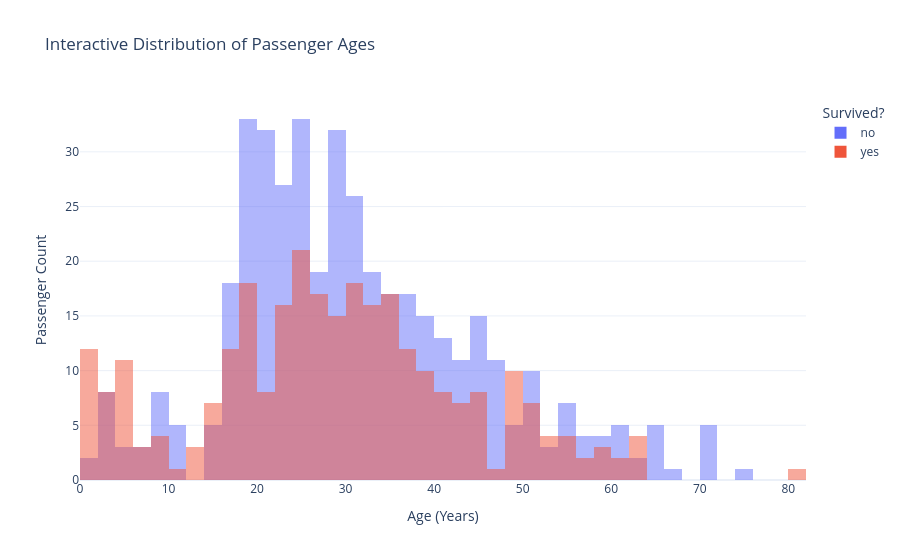

The notebook cell saved with this chart:
### Code cell
fig2 = px.histogram(
    df, 
    x='age', 
    color='alive',  
    barmode='overlay',
    hover_data=['pclass', 'sex'],  
    labels={'age': 'Age (Years)', 'count': 'Passenger Count', 'alive': 'Survived?', 'pclass': 'Class', 'sex': 'Gender'},
    title='Interactive Distribution of Passenger Ages'
)

fig2.update_layout(template='plotly_white', yaxis_title='Passenger Count')

fig2.write_html("titanic_histogram_age.html")
fig2.show()

### Figure 1 — Plotly figure (JSON) as saved in the notebook; plotly's stock layout.template omitted (floating-point values rounded to 4 significant figures; data arrays with more than 128 entries replaced by an {"elided": "..."} marker saying what was removed)
{"data": [{"bingroup": "x", "hovertemplate": "Survived?=no<br>Age (Years)=%{x}<br>count=%{y}<extra></extra>", "legendgroup": "no", "marker": {"color": "#636efa", "opacity": 0.5, "pattern": {"shape": ""}}, "name": "no", "orientation": "v", "showlegend": true, "type": "histogram", "x": {"elided": "549 float values"}, "xaxis": "x", "yaxis": "y"}, {"bingroup": "x", "hovertemplate": "Survived?=yes<br>Age (Years)=%{x}<br>count=%{y}<extra></extra>", "legendgroup": "yes", "marker": {"color": "#EF553B", "opacity": 0.5, "pattern": {"shape": ""}}, "name": "yes", "orientation": "v", "showlegend": true, "type": "histogram", "x": {"elided": "342 float values"}, "xaxis": "x", "yaxis": "y"}], "layout": {"barmode": "overlay", "legend": {"title": {"text": "Survived?"}, "tracegroupgap": 0}, "title": {"text": "Interactive Distribution of Passenger Ages"}, "xaxis": {"anchor": "y", "domain": [0, 1], "title": {"text": "Age (Years)"}}, "yaxis": {"anchor": "x", "domain": [0, 1], "title": {"text": "Passenger Count"}}}}
